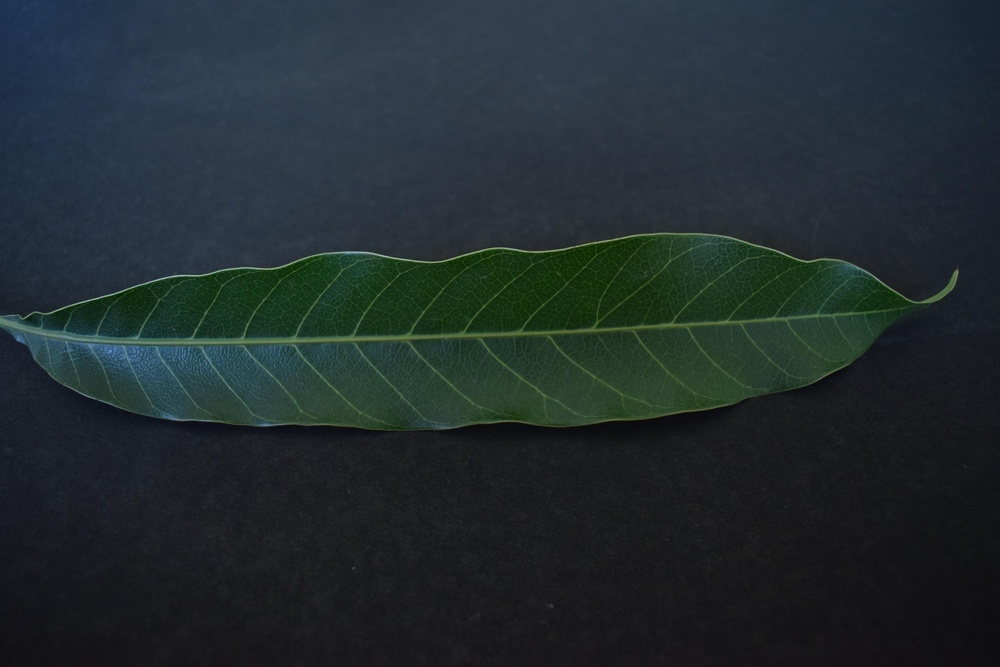
#> input picture plant_leaves/0001_0001.JPG, 1000 x 667 px, shrunk from 6000 x 4000 before the run
$ jupyter execute --allow-errors test.ipynb
#> lines starting #> are read from the running program, lines starting #| are printed output that depends on the picture
# Plant Species Identification using Persistent Homology (OpenCV) 🌱

## Venation Extraction

[cell 1]
import time
import numpy as np
import matplotlib.pyplot as plt
from PIL import Image, ImageOps
import cv2

from skimage.feature import hessian_matrix, hessian_matrix_eigvals
from skimage import filters, exposure

from tqdm import tqdm

[cell 2]
def plt_RGB(opencv_image):
    plt.imshow(cv2.cvtColor(opencv_image, cv2.COLOR_BGR2RGB))

### Load image

[cell 3]
input_path = 'preprocessed_plant_leaves/'
# [4 lines of commented-out code are left out]

#> (the rest of this cell did not finish here and is left out)

### Blurr

[cell 4]
k = 5
#> (the rest of this cell did not finish here and is left out)

Detect ridges following [dsp.stackexchange.com/questions/1714/best-way-of-segmenting-veins-in-leaves](https://dsp.stackexchange.com/questions/1714/best-way-of-segmenting-veins-in-leaves) (acccessed 11 April 2023).

[cell 5]
def detect_ridges(img, sigma=2, normalize=True):
    _, maximal_eig = hessian_matrix_eigvals(hessian_matrix(img, sigma=sigma, use_gaussian_derivatives=False))
    if normalize:
        # normalize i2 values to [0, 255]
        maximal_eig = (255*(maximal_eig - maximal_eig.min())/np.ptp(maximal_eig)).astype(int)
    return maximal_eig.astype('uint8')

#> (a cell that did not finish here is left out)

#> (a cell that did not finish here is left out)

Increase contrast

#> (a cell that did not finish here is left out)

Use [Otsu's method](https://en.wikipedia.org/wiki/Otsu%27s_method) to find optimal threshold value

#> (a cell that did not finish here is left out)

#> (a cell that did not finish here is left out)

### Apply Curves

[cell 11]
input_path = 'preprocessed_plant_leaves/'
# file_name = '0001_0001.JPG'
# file_name = '0007_0002.JPG'
file_name = '0010_0001.JPG'
# file_name = '0008_0001.JPG'

img = cv2.imread(input_path + file_name, cv2.IMREAD_GRAYSCALE)
#> (the rest of this cell did not finish here and is left out)

Apply curves

[cell 12]
x = [0, 73, 75, 256]
y = [0, 0, 75, 256]

#> (the rest of this cell did not finish here and is left out)

[cell 13]
import matplotlib.pyplot as plt
from matplotlib.patches import Circle

# Sample data
x = [1, 2, 3, 4, 5]
y = [2, 4, 6, 8, 10]

# Create the scatter plot
fig, ax = plt.subplots()


# Add a disc around each point
for i in range(len(x)):
    circle = Circle((x[i], y[i]), radius=0.2, facecolor='r', edgecolor='r')
    ax.add_patch(circle)

ax.scatter(x, y)

# Set the axis limits
ax.set_xlim(min(x)-1, max(x)+1)
ax.set_ylim(min(y)-1, max(y)+1)

plt.gca().set_aspect('equal')

# Show the plot
plt.show()
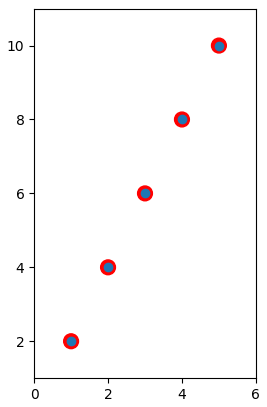
#> figure drawn by matplotlib, 1 panel

[cell 14]
import matplotlib.pyplot as plt
import numpy as np

# Generate some random data
x = np.random.rand(50)
y = np.random.rand(50)
colors = np.random.rand(50)

# Create a scatter plot with colors
plt.scatter(x, y, c=colors)

# Set the title and labels
plt.title('Scatter Plot with Random Colors')
plt.xlabel('X-axis')
plt.ylabel('Y-axis')

# Show the plot
plt.show()
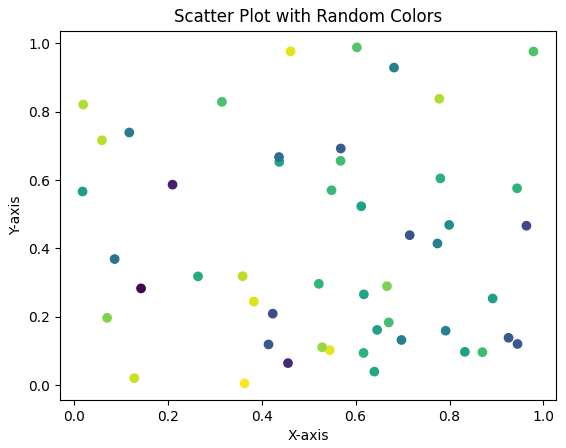
#> figure drawn by matplotlib, 1 panel

[cell 15]
import pandas as pd
import matplotlib.pyplot as plt

# Create a sample dataframe with labels in the first column
df = pd.DataFrame({'Label': ['A', 'B', 'C', 'D', 'E'],
                   'X': [1, 2, 3, 4, 5],
                   'Y': [2, 4, 6, 8, 10]})

# Create a scatter plot with custom labels
plt.scatter(df['X'], df['Y'])
for i, label in enumerate(df['Label']):
    plt.annotate(label, (df['X'][i], df['Y'][i]))

# Set the title and labels
plt.title('Scatter Plot with Custom Labels')
plt.xlabel('X-axis')
plt.ylabel('Y-axis')

# Show the plot
plt.show()
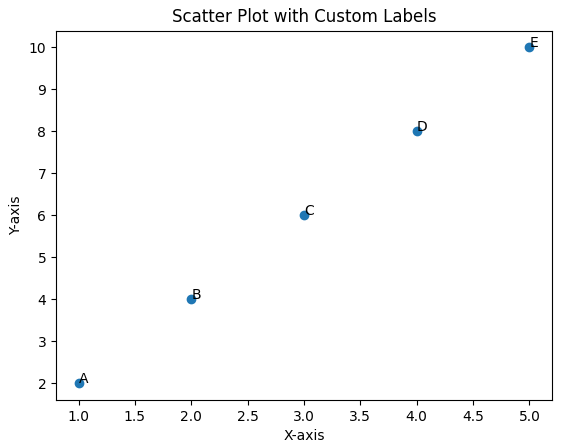
#> figure drawn by matplotlib, 1 panel

[cell 16]
import cv2
import numpy as np
import matplotlib.pyplot as plt

[cell 17]
input_path = '../plant_leaves/'
file_names = ['0001_0001.JPG', '0007_0002.JPG', '0010_0005.JPG', '0008_0001.JPG']
label_to_name = {
    '0001' : 'Mango',
    '0007' : 'Pongamia Pinnata',
    '0008' : 'Basil',
    '0010' : 'Lemon'
}

[cell 18]
fig, axs = plt.subplots(nrows=2, ncols=2, sharex='col', sharey='row')

images = []

for file_name in file_names:
    images.append(cv2.imread(input_path + file_name))

axs[0, 0].imshow(cv2.cvtColor(images[0], cv2.COLOR_BGR2RGB))
axs[0, 0].set_title('Mango')
axs[0, 0].set_axis_off()
axs[0, 1].imshow(cv2.cvtColor(images[1], cv2.COLOR_BGR2RGB))
axs[0, 1].set_title('Pongamia Pinnata')
axs[0, 1].set_axis_off()
axs[1, 0].imshow(cv2.cvtColor(images[2], cv2.COLOR_BGR2RGB))
axs[1, 0].set_title('Basil')
axs[1, 0].set_axis_off()
axs[1, 1].imshow(cv2.cvtColor(images[3], cv2.COLOR_BGR2RGB))
axs[1, 1].set_title('Lemon')
axs[1, 1].set_axis_off()

plt.tight_layout()
plt.savefig("../plots/sammpleofdata.pdf", format="pdf")
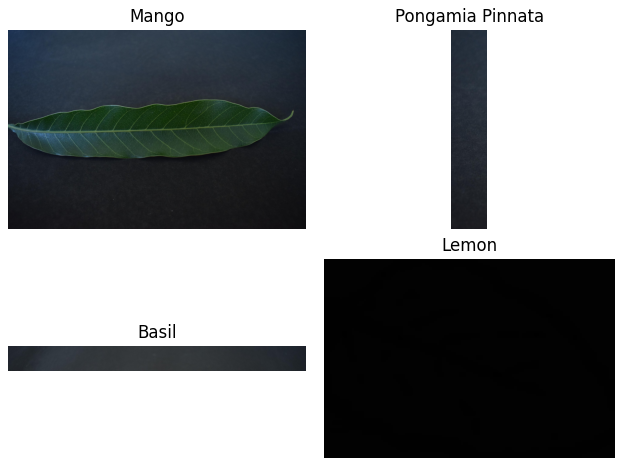
#> figure drawn by matplotlib, 4 panels
plt.show()
